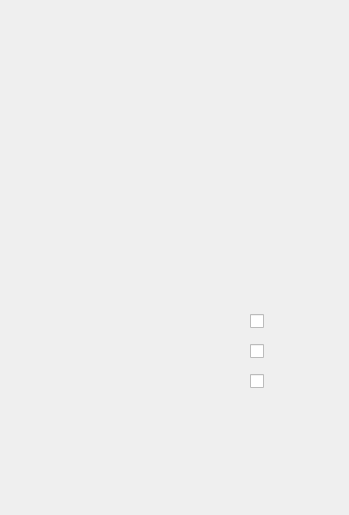
<?xml version="1.0" encoding="UTF-8"?>
<ui version="4.0">
 <class>Add_house</class>
 <widget class="QWidget" name="Add_house">
  <property name="geometry">
   <rect>
    <x>0</x>
    <y>0</y>
    <width>349</width>
    <height>515</height>
   </rect>
  </property>
  <property name="windowTitle">
   <string>Form</string>
  </property>
  <widget class="QLineEdit" name="_street">
   <property name="geometry">
    <rect>
     <x>100</x>
     <y>46</y>
     <width>221</width>
     <height>20</height>
    </rect>
   </property>
   <property name="font">
    <font>
     <family>Acrom Medium</family>
    </font>
   </property>
   <property name="styleSheet">
    <string notr="true">background-color:rgba(0,0,0,0);
color:rgb(238, 238, 236);</string>
   </property>
   <property name="text">
    <string/>
   </property>
   <property name="frame">
    <bool>false</bool>
   </property>
  </widget>
  <widget class="QLineEdit" name="_num_house">
   <property name="geometry">
    <rect>
     <x>220</x>
     <y>112</y>
     <width>101</width>
     <height>20</height>
    </rect>
   </property>
   <property name="font">
    <font>
     <family>Acrom Medium</family>
    </font>
   </property>
   <property name="styleSheet">
    <string notr="true">background-color:rgba(0,0,0,0);
color:rgb(238, 238, 236);</string>
   </property>
   <property name="text">
    <string/>
   </property>
   <property name="frame">
    <bool>false</bool>
   </property>
  </widget>
  <widget class="QLineEdit" name="_flat">
   <property name="geometry">
    <rect>
     <x>220</x>
     <y>170</y>
     <width>101</width>
     <height>20</height>
    </rect>
   </property>
   <property name="font">
    <font>
     <family>Acrom Medium</family>
    </font>
   </property>
   <property name="styleSheet">
    <string notr="true">background-color:rgba(0,0,0,0);
color:rgb(238, 238, 236);</string>
   </property>
   <property name="text">
    <string/>
   </property>
   <property name="frame">
    <bool>false</bool>
   </property>
  </widget>
  <widget class="QLineEdit" name="value_rooms">
   <property name="geometry">
    <rect>
     <x>220</x>
     <y>236</y>
     <width>101</width>
     <height>20</height>
    </rect>
   </property>
   <property name="font">
    <font>
     <family>Acrom Medium</family>
    </font>
   </property>
   <property name="styleSheet">
    <string notr="true">background-color:rgba(0,0,0,0);
color:rgb(238, 238, 236);</string>
   </property>
   <property name="text">
    <string/>
   </property>
   <property name="frame">
    <bool>false</bool>
   </property>
  </widget>
  <widget class="QCheckBox" name="Water">
   <property name="geometry">
    <rect>
     <x>250</x>
     <y>310</y>
     <width>181</width>
     <height>23</height>
    </rect>
   </property>
   <property name="text">
    <string/>
   </property>
  </widget>
  <widget class="QCheckBox" name="electr">
   <property name="geometry">
    <rect>
     <x>250</x>
     <y>340</y>
     <width>241</width>
     <height>23</height>
    </rect>
   </property>
   <property name="text">
    <string/>
   </property>
  </widget>
  <widget class="QCheckBox" name="gas">
   <property name="geometry">
    <rect>
     <x>250</x>
     <y>370</y>
     <width>181</width>
     <height>23</height>
    </rect>
   </property>
   <property name="text">
    <string/>
   </property>
  </widget>
  <widget class="QPushButton" name="enter">
   <property name="geometry">
    <rect>
     <x>87</x>
     <y>429</y>
     <width>172</width>
     <height>32</height>
    </rect>
   </property>
   <property name="styleSheet">
    <string notr="true">border-radius:3px;</string>
   </property>
   <property name="text">
    <string/>
   </property>
  </widget>
  <widget class="QPushButton" name="back">
   <property name="geometry">
    <rect>
     <x>87</x>
     <y>470</y>
     <width>172</width>
     <height>32</height>
    </rect>
   </property>
   <property name="styleSheet">
    <string notr="true">border-radius:3px;</string>
   </property>
   <property name="text">
    <string/>
   </property>
  </widget>
  <widget class="QLabel" name="warning">
   <property name="geometry">
    <rect>
     <x>20</x>
     <y>75</y>
     <width>291</width>
     <height>20</height>
    </rect>
   </property>
   <property name="font">
    <font>
     <family>Acrom Medium</family>
    </font>
   </property>
   <property name="text">
    <string/>
   </property>
  </widget>
  <widget class="QLabel" name="warning_2">
   <property name="geometry">
    <rect>
     <x>20</x>
     <y>138</y>
     <width>211</width>
     <height>17</height>
    </rect>
   </property>
   <property name="font">
    <font>
     <family>Acrom Medium</family>
    </font>
   </property>
   <property name="text">
    <string/>
   </property>
  </widget>
  <widget class="QLabel" name="warning_3">
   <property name="geometry">
    <rect>
     <x>20</x>
     <y>195</y>
     <width>211</width>
     <height>17</height>
    </rect>
   </property>
   <property name="font">
    <font>
     <family>Acrom Medium</family>
    </font>
   </property>
   <property name="text">
    <string/>
   </property>
  </widget>
  <widget class="QLabel" name="warning_4">
   <property name="geometry">
    <rect>
     <x>20</x>
     <y>262</y>
     <width>211</width>
     <height>17</height>
    </rect>
   </property>
   <property name="font">
    <font>
     <family>Acrom Medium</family>
    </font>
   </property>
   <property name="text">
    <string/>
   </property>
  </widget>
  <widget class="QLabel" name="warning_5">
   <property name="geometry">
    <rect>
     <x>20</x>
     <y>394</y>
     <width>614</width>
     <height>20</height>
    </rect>
   </property>
   <property name="font">
    <font>
     <family>Acrom Medium</family>
    </font>
   </property>
   <property name="text">
    <string/>
   </property>
  </widget>
  <widget class="QLabel" name="label_5">
   <property name="geometry">
    <rect>
     <x>0</x>
     <y>0</y>
     <width>349</width>
     <height>515</height>
    </rect>
   </property>
   <property name="text">
    <string/>
   </property>
   <property name="pixmap">
    <pixmap resource="pich.qrc">:/picha/Pichures/house.png</pixmap>
   </property>
  </widget>
  <zorder>label_5</zorder>
  <zorder>_street</zorder>
  <zorder>_num_house</zorder>
  <zorder>_flat</zorder>
  <zorder>value_rooms</zorder>
  <zorder>Water</zorder>
  <zorder>electr</zorder>
  <zorder>gas</zorder>
  <zorder>enter</zorder>
  <zorder>back</zorder>
  <zorder>warning</zorder>
  <zorder>warning_2</zorder>
  <zorder>warning_3</zorder>
  <zorder>warning_4</zorder>
  <zorder>warning_5</zorder>
 </widget>
 <resources>
  <include location="pich.qrc"/>
 </resources>
 <connections/>
</ui>
